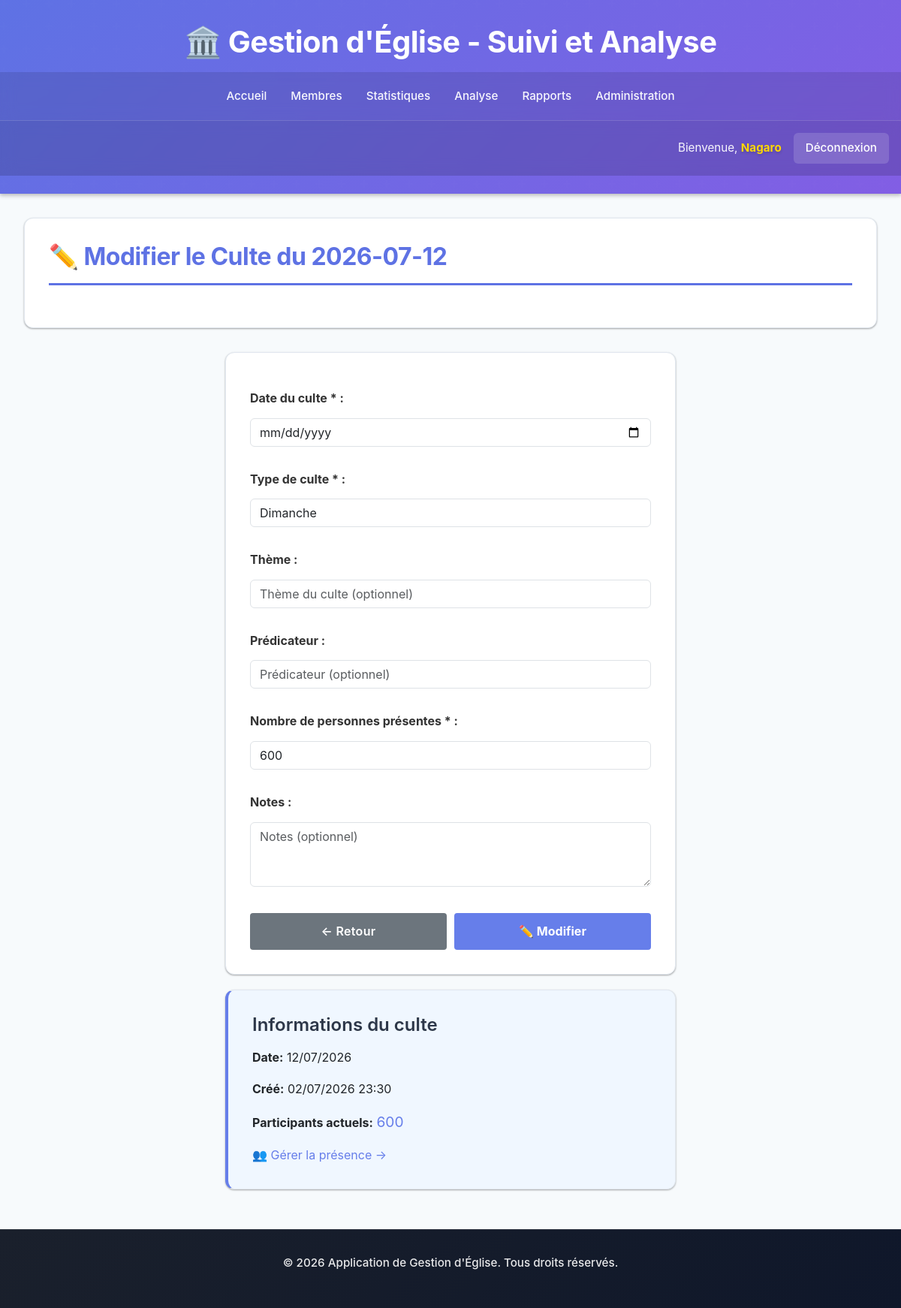
The app's page /cultes/18/modifier/ (signed in) with its own data.
### eglise/models.py (models this page shows, shortened)
class Culte(models.Model):
    TYPE_CULTE_CHOICES = (
        ('dimanche', 'Dimanche'),
        ('mercredi', 'Mercredi'),
        ('special', 'Spécial'),
        ('autre', 'Autre'),
    )
    SCOPE_CHOICES = (
        ('global', 'Global'),
        ('tribu', 'Tribu'),
        ('departement', 'Département'),
    )
    date = models.DateField()
    type_culte = models.CharField(max_length=20, choices=TYPE_CULTE_CHOICES, default='dimanche')
    theme = models.CharField(max_length=255, blank=True, null=True)
    predicateur = models.CharField(max_length=100, blank=True, null=True)
    nombre_participants = models.IntegerField(default=0)
    nombre_nouveaux = models.IntegerField(default=0)
    notes = models.TextField(blank=True, null=True)
    date_creation = models.DateTimeField(auto_now_add=True)
    scope = models.CharField(max_length=20, choices=SCOPE_CHOICES, default='global', help_text='Global ou local à une structure')
    tribu = models.ForeignKey('Tribu', on_delete=models.SET_NULL, null=True, blank=True, related_name='cultes_locaux', help_text='Tribu si culte local')
    departement = models.ForeignKey('Departement', on_delete=models.SET_NULL, null=True, blank=True, related_name='cultes_locaux', help_text='Département si culte local')
    class Meta:
        ordering = ['-date']

### eglise/culte_views.py (the view, shortened to what this page needs)
# urls.py: path('cultes/<int:culte_id>/modifier/', culte_views.CulteUpdateView.as_view(), name='culte_update'),
class CulteUpdateView(LoginRequiredMixin, View):
    def dispatch(self, request, *args, **kwargs):
        if not request.user.is_authenticated:
            return redirect('eglise:login')
        if request.user.is_superuser:
            return super().dispatch(request, *args, **kwargs)
    def get(self, request, culte_id):
        try:
            culte = Culte.objects.get(id=culte_id)
            form = CulteForm(instance=culte)
            return render(request, 'eglise/culte_form.html', {
                'form': form,
                'culte': culte,
                'page_title': f'✏️ Modifier le Culte du {culte.date}',
                'action': 'update'
            })
        except:
            return redirect('eglise:culte_list')

### eglise/templates/eglise/culte_form.html (shortened to what this page needs)
{% extends 'eglise/base.html' %}
{% block content %}
<div class="card">
    <h2>{{ page_title }}</h2>
</div>
<div class="card" style="max-width: 600px; margin: 20px auto;">
    <form method="post" style="display: grid; gap: 15px;">
        {% for field in form %}
        <div style="display: grid; gap: 5px;">
            {{ field.label_tag }}
            {% if field.field.widget.input_type == 'checkbox' %}
                <div style="display: flex; align-items: center;">
                    {{ field }}
                    {% if field.help_text %}<small style="color: #999;">{{ field.help_text|safe }}</small>{% endif %}
                </div>
            {% else %}
                {{ field }}
            {% endif %}
        </div>
        {% endfor %}
        <div style="display: grid; grid-template-columns: 1fr 1fr; gap: 10px; margin-top: 20px;">
            <a href="{% url 'eglise:culte_list' %}" class="btn" style="background: #6c757d; color: white; padding: 12px; text-decoration: none; border-radius: 4px; text-align: center; border: none; cursor: pointer;">
                ← Retour
            </a>
            <button type="submit" style="background: #667eea; color: white; padding: 12px; border: none; border-radius: 4px; cursor: pointer; font-weight: bold;">
                {% if action == 'create' %}➕ Ajouter{% else %}✏️ Modifier{% endif %}
            </button>
        </div>
    </form>
</div>
{% if culte %}
<div class="card" style="max-width: 600px; margin: 20px auto; background: #f0f7ff; border-left: 4px solid #667eea;">
    <h3>Informations du culte</h3>
    <p><strong>Date:</strong> {{ culte.date|date:"d/m/Y" }}</p>
    <p><strong>Créé:</strong> {{ culte.date_creation|date:"d/m/Y H:i" }}</p>
    <p><strong>Participants actuels:</strong> <span style="font-size: 1.2em; color: #667eea;">{{ culte.nombre_participants }}</span></p>
    <a href="{% url 'eglise:culte_presence' culte.id %}" style="color: #667eea; text-decoration: none;">
        👥 Gérer la présence →
    </a>
</div>
{% endif %}
{% endblock %}

### eglise/templates/eglise/base.html (shortened to what this page needs)
<!DOCTYPE html>
<html lang="fr">
<head>
    {% load static %}
    <link href="https://cdn.jsdelivr.net/npm/bootstrap@5.3.0/dist/css/bootstrap.min.css" rel="stylesheet">
    <link rel="stylesheet" href="https://cdnjs.cloudflare.com/ajax/libs/font-awesome/6.4.0/css/all.min.css">
</head>
<body>
    <header>
        <h1>🏛️ Gestion d'Église - Suivi et Analyse</h1>
        <nav>
            {% if user.is_authenticated %}
                <a href="{% url 'eglise:dashboard' %}">Accueil</a>
                <a href="{% url 'eglise:membre_list' %}">Membres</a>
                <a href="{% url 'eglise:statistiques' %}">Statistiques</a>
                <a href="{% url 'eglise:analyse' %}">Analyse</a>
                <a href="{% url 'eglise:rapports_list' %}">Rapports</a>
                <a href="{% url 'admin:index' %}">Administration</a>
            {% else %}
                <a href="{% url 'eglise:login' %}">Connexion</a>
                <a href="{% url 'eglise:category-select' %}">Inscription</a>
            {% endif %}
        </nav>
        {% if user.is_authenticated %}
            <div class="user-info">
                <span>Bienvenue, <span class="user-name">{{ user.get_full_name|default:user.username }}</span></span>
                <a href="{% url 'eglise:logout' %}">Déconnexion</a>
            </div>
        {% endif %}
    </header>
    <div class="container">
        {% block content %}{% endblock %}
    </div>
    <footer>
        <p>&copy; 2026 Application de Gestion d'Église. Tous droits réservés.</p>
    </footer>
    {% load static %}
</body>
</html>

### eglise/templates/eglise/base.html (style rules this page uses)
:root { --primary-color: #5e72e4; --primary-dark: #405cc7; --secondary-color: #825ee4; --success-color: #2dce89; --warning-color: #fb6340; --danger-color: #f5365c; --info-color: #11cdef; --dark-bg: #1a202c; --light-bg: #f7fafc; --card-bg: #ffffff; --text-primary: #2d3748; --text-secondary: #718096; --border-color: #e2e8f0; --shadow-sm: 0 1px 3px rgba(0, 0, 0, 0.12), 0 1px 2px rgba(0, 0, 0, 0.24); --shadow-md: 0 3px 6px rgba(0, 0, 0, 0.15), 0 2px 4px rgba(0, 0, 0, 0.12); --shadow-lg: 0 10px 20px rgba(0, 0, 0, 0.15), 0 3px 6px rgba(0, 0, 0, 0.10); --transition: all 0.3s cubic-bezier(0.4, 0, 0.2, 1); }
* { margin: 0; padding: 0; box-sizing: border-box; }
html, body { height: 100%; }
body { font-family: -apple-system, BlinkMacSystemFont, 'Segoe UI', 'Roboto', 'Oxygen', 'Ubuntu', 'Cantarell', sans-serif; background-color: var(--light-bg); color: var(--text-primary); display: flex; flex-direction: column; line-height: 1.6; }
header { background: linear-gradient(135deg, var(--primary-color) 0%, var(--secondary-color) 100%); color: white; padding: 1.5rem 0; box-shadow: var(--shadow-md); flex-shrink: 0; position: relative; overflow: hidden; }
header::before { content: ''; position: absolute; top: 0; left: 0; right: 0; bottom: 0; opacity: 0.1; }
header h1 { text-align: center; font-size: clamp(1.5rem, 5vw, 2.5rem); margin: 0; padding: 0.5rem 1rem; word-break: break-word; font-weight: 700; letter-spacing: -0.5px; position: relative; z-index: 1; }
nav { background: rgba(0, 0, 0, 0.1); padding: 0.5rem 0; margin-top: 0.5rem; display: flex; flex-wrap: wrap; justify-content: center; gap: 0; backdrop-filter: blur(10px); }
nav a { color: rgba(255, 255, 255, 0.95); padding: 0.75rem 1rem; text-decoration: none; display: inline-block; transition: var(--transition); font-size: clamp(0.8rem, 2vw, 0.95rem); white-space: nowrap; flex: 0 1 auto; font-weight: 500; position: relative; }
nav a::after { content: ''; position: absolute; bottom: 0; left: 0; right: 0; height: 2px; background: rgba(255, 255, 255, 0.6); transform: scaleX(0); transform-origin: right; transition: var(--transition); }
.container { flex: 1; padding: clamp(1rem, 4vw, 2rem); max-width: 1400px; margin: 0 auto; width: 100%; }
.card { background: var(--card-bg); border-radius: 12px; box-shadow: var(--shadow-sm); padding: clamp(1.25rem, 3vw, 2rem); margin-bottom: 2rem; border: 1px solid var(--border-color); transition: var(--transition); }
.card h2 { color: var(--primary-color); margin-bottom: 1.5rem; border-bottom: 3px solid var(--primary-color); padding-bottom: 1rem; font-size: clamp(1.4rem, 4vw, 2rem); font-weight: 700; letter-spacing: -0.5px; }
.card h3 { font-size: clamp(1.1rem, 3vw, 1.5rem); color: var(--text-primary); font-weight: 600; margin-bottom: 1rem; }
footer { background: linear-gradient(135deg, var(--dark-bg) 0%, #0f172a 100%); color: rgba(255, 255, 255, 0.9); text-align: center; padding: 2rem 1rem; margin-top: auto; flex-shrink: 0; font-size: clamp(0.8rem, 2vw, 0.95rem); border-top: 1px solid rgba(255, 255, 255, 0.1); font-weight: 500; }
.user-info { background: rgba(0, 0, 0, 0.15); padding: 1rem; text-align: right; color: rgba(255, 255, 255, 0.95); font-size: clamp(0.8rem, 2vw, 0.95rem); border-top: 1px solid rgba(255, 255, 255, 0.15); display: flex; flex-wrap: wrap; justify-content: flex-end; gap: 1rem; align-items: center; backdrop-filter: blur(10px); }
.user-info a { color: #fff; text-decoration: none; padding: 0.5rem 1rem; border-radius: 6px; background: rgba(255, 255, 255, 0.15); transition: var(--transition); font-weight: 500; }
.user-name { font-weight: 700; color: #ffd700; text-shadow: 0 2px 4px rgba(0, 0, 0, 0.2); }
.btn { font-size: clamp(0.85rem, 2vw, 1rem); padding: 0.65rem 1.5rem; border: none; border-radius: 8px; transition: var(--transition); font-weight: 600; cursor: pointer; letter-spacing: 0.3px; }
input, select, textarea { width: 100%; max-width: 100%; font-size: 1rem; padding: 0.75rem 1rem; border: 1px solid var(--border-color); border-radius: 8px; font-family: inherit; transition: var(--transition); background: white; }
input::placeholder { color: var(--text-secondary); }
label { display: block; margin-top: 1rem; margin-bottom: 0.5rem; font-size: clamp(0.9rem, 2vw, 1rem); font-weight: 600; color: var(--text-primary); }

### records on screen
Culte: form "Dimanche" "600", date "12/07/2026", date_creation "02/07/2026 23:30", nombre_participants "600"

### other values on screen
{{ user.get_full_name|default:user.username }} "Nagaro"
{{ page_title }} "✏️ Modifier le Culte du 2026-07-12"
{{ field.label_tag }} "Date du culte * :" "Type de culte * :" "Thème :" "Prédicateur :" "Nombre de personnes présentes * :" "Notes :"
